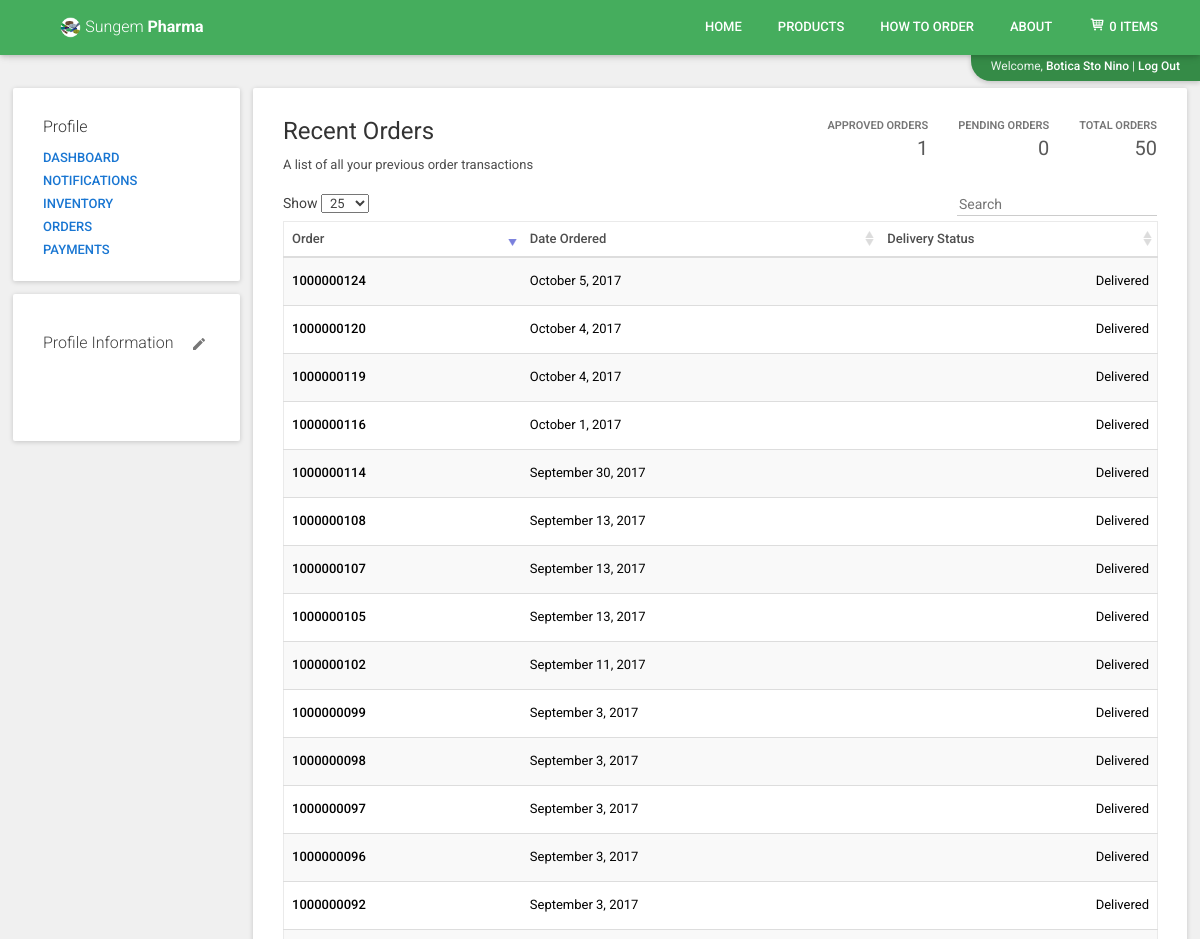
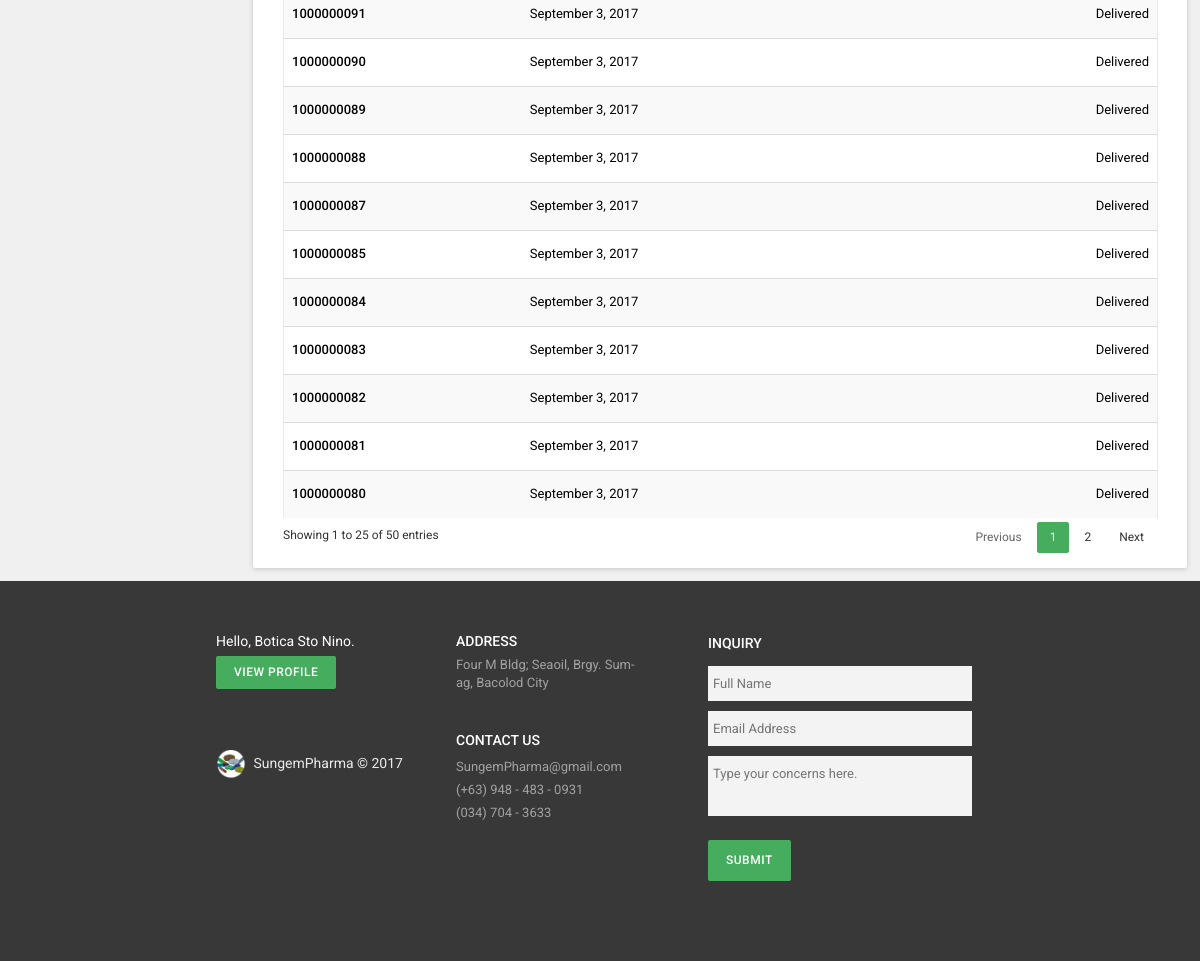
Page /index.php?mod=profile&view=history (signed in) on the committed database (2 pictures, top to bottom).
### tables this page shows
CREATE TABLE IF NOT EXISTS `tbl_order` (
  `order_id` int(10) unsigned NOT NULL AUTO_INCREMENT,
  `order_date` date NOT NULL DEFAULT '0000-00-00',
  `order_time` time NOT NULL DEFAULT '00:00:00',
  `total_amount` double(10,2) NOT NULL DEFAULT '0.00',
  `term_id` int(2) NOT NULL DEFAULT '0',
  `ordtype_id` int(2) NOT NULL DEFAULT '0',
  `client_id` int(4) NOT NULL DEFAULT '0',
  `date_modified` date NOT NULL DEFAULT '0000-00-00',
  `time_modified` time NOT NULL DEFAULT '00:00:00',
  `status` int(2) NOT NULL DEFAULT '0',
  `usr_id` int(4) NOT NULL DEFAULT '0',
  PRIMARY KEY (`order_id`),
  KEY `term_id` (`term_id`),
  KEY `ordtype_id` (`ordtype_id`),
  KEY `client_id` (`client_id`),
  KEY `usr_id` (`usr_id`)
);

### classes/class.users.php (called while the page is built, shortened)
<?php
class Users{
	public $db;
	public function __construct(){
		$this->db = new mysqli(DB_SERVER,DB_USERNAME,DB_PASSWORD,DB_DATABASE);
	}
	public function get_order_history($id){
		$sql = "SELECT * FROM tbl_order WHERE client_id = '$id' ORDER BY order_date DESC";
		$result = mysqli_query($this->db,$sql);
		while($row=mysqli_fetch_array($result)){
			$list[] = $row;
		}
		if(!empty($list)){
			return $list;
		}
	}
	public function get_pending_orders($id){
		$sql = "SELECT COUNT(order_id) AS total FROM tbl_order WHERE status = 0 AND client_id = '$id'";
		$result = mysqli_query($this->db,$sql);
		$row = mysqli_fetch_assoc($result);
		$value = $row['total'];
		return $value;
	}
	public function get_approved_orders($id){
		$sql = "SELECT COUNT(order_id) AS total FROM tbl_order WHERE status = 1 AND client_id = '$id'";
		$result = mysqli_query($this->db,$sql);
		$row = mysqli_fetch_assoc($result);
		$value = $row['total'];
		return $value;
	}
	public function get_total_orders($id){
		$sql = "SELECT COUNT(tbl_order.order_id) AS total FROM tbl_order WHERE client_id = '$id'";
		$result = mysqli_query($this->db,$sql);
		$row = mysqli_fetch_assoc($result);
		$value = $row['total'];
		return $value;
	}
	public function get_session(){
		if(isset($_SESSION['c_login']) && $_SESSION['c_login'] == true){
			return true;
		}
		else{
			return false;
		}
	}
	public function convert_delivery_status($id){
		$ostatus1 = "Approved";
		$ostatus3 = "Delivered";
		switch($id){
			case '1':
				$value = $ostatus1;
				break;
			case '3':
				$value = $ostatus3;
				break;
		}
		return $value;
	}
}

### classes/class.products.php (called while the page is built, shortened)
<?php
class Products{
	public $db;
	public function __construct(){
		$this->db = new mysqli(DB_SERVER,DB_USERNAME,DB_PASSWORD,DB_DATABASE);
	}
	public function count_cart($id){
		$sql = "SELECT COUNT(usr_id) AS cart_total FROM tbl_cart WHERE usr_id='$id'";
		$result = mysqli_query($this->db,$sql);
		$row = mysqli_fetch_assoc($result);
		$value = $row['cart_total'];
		return $value;
	}
}

### profile/history.php (the view, shortened to what this page needs)
<div class="card-wrapper profile-right-main-cont">
	<div class="card-style w-100">
    <div id="products-right-content">
    <div class="card-header">
			<ul style="width: 50%;">
				<li class="header-title"><h3 style="float: left;">Recent Orders</h3></li>
			</ul>
			<div class="profile-topright-details">
						<span class="material-label">Total Orders</span></br>
						<span class="balance-counter"><?php echo $user->get_total_orders($_SESSION['clientid']);?></span>
			</div>
      <div class="profile-topright-details">
						<span class="material-label">Pending Orders</span></br>
						<span class="balance-counter"><?php echo $user->get_pending_orders($_SESSION['clientid']);?></span>
      </div>
      <div class="profile-topright-details">
						<span class="material-label">Approved Orders</span></br>
						<span class="balance-counter"><?php echo $user->get_approved_orders($_SESSION['clientid']);?></span>
			</div>
			<h5 style="width: 35%; display: inline-block;margin-bottom: 20px; margin-top: 0;">A list of all your previous order transactions</h5>
		</div>
<table class="table table-striped table-hover font-roboto" id="table-history">
	<thead>
		<tr>
 			    <th class="table_one_title_profile">Order</th>
        	<th class="table_two_title_profile">Date Ordered</th>
        	<th class="table_three_title_profile">Delivery Status</th>
      	</tr>
	</thead>
	<tbody>
	<?php
	$list = $user->get_order_history($_SESSION['clientid']);
	if($list){
		foreach($list as $sli){?>
    	<tr id="<?php echo $sli['order_id'];?>" style="height: 48px;" class="product-link select-order" onclick="ohistory_show()">
       		<td class="table_one_cont_profile"><span style="font-weight: 500;"><?php echo $sli['order_id'];?></span></td>
       		<td class="table_two_cont_profile" ><?php $date = new DateTime($sli['order_date']); echo $date->format('F j, Y');?></td>
           <td class="ta-right table_three_cont_profile"><?php echo $user->convert_delivery_status($sli['status']);?></td>
        </tr>
    <?php
    	}
	}
    ?>
	</tbody>
</table>
    </div>
  </div>
</div>

### index.php (shortened to what this page needs)
<?php
include 'classes/class.users.php';
include 'classes/class.products.php';
$user = new Users();
$product = new Products();
$module = (isset($_GET['mod']) && $_GET['mod'] != '') ? $_GET['mod'] : '';
?>
<!DOCTYPE html>
<html>
<head>
<link rel="stylesheet" type="text/css" href="css/stylesheet.css">
<link rel="stylesheet" type="text/css" href="css/responsive.css" media="screen and (max-width: 1260px)">
<link href="css/jquery.dataTables.css" rel="stylesheet">
<link href="css/bootstrap.min.css" rel="stylesheet">
</head>
<body class="background-material">
<div id="main-container">
<div id="Splash-pic">
<div id="hidden"><ul>
<li><a class="logo" href="index.php"><img src="img/sungem-logo.png" height="21px"/>&nbsp;Sungem <strong>Pharma</strong></a></li>
<li><button id="burgers">&#9776;</button></li>
</ul></div>
<div id="navi">
<ul>
<li><a class="logo" href="index.php"><img src="img/sungem-logo.png" height="21px"/> Sungem <strong>Pharma</strong></a></li>
<?php
if($user->get_session()){?>
<li id="cart-item-counter"><a class="cart-icon" href="index.php?mod=viewcart"><?php echo file_get_contents("img/shopping-cart.svg");?> <?php echo $product->count_cart($_SESSION['c_userid']);?> items</a></li>
<?php
}
?>
<li><a href="index.php?mod=about">About</a></li>
<li><a href="index.php?mod=ordering">How to Order</a></li>
<li><a href="index.php?mod=products&cat=all">Products</a></li>
<li><a href="index.php">Home</a></li>
</ul>
<h5>Welcome, <?php if($user->get_session()){?><a href="index.php?mod=profile"><?php echo $_SESSION['c_userfullname'];?></a> | <a href="logout.php">Log Out</a><?php }else{?>Guest | <a href="index.php?mod=login">Login</a><?php }?></a></h5>
</div>
<div id="main">
  <?php
  switch($module){
  case 'profile':
    if($user->get_session()){
      require_once 'profile/index.php';
    }else{
      header('location: index.php');
    }
    break;
  }
  ?>
</div>
<div class="footer">
  <div class="footer-content">
    <div id="footer-content-main-left">
    <?php
      if(!$user->get_session()){
    ?>
      <div id="footer-not-aclient-yet">Not a client of Sungem yet?</div>
        <a href="index.php?mod=register" class="material-button-main">Sign up now</a>
        <?php
        }else{
        ?>
        <div id="footer-not-aclient-yet">Hello,  <?php echo $_SESSION['c_userfullname'];?>.</div>
          <a href="index.php?mod=profile" class="material-button-main">View  Profile</a>
          <?php
          }
          ?>
          <div id="name-title-footer" class="logo"><img src="img/sungem-logo.png" height="30px"/>&nbsp; SungemPharma © 2017</div>
    </div>
    <div id="footer-content-main-mid">
      <div id="footer-address-title">Address</div>
            <div id="footer-address">Four M Bldg; Seaoil, Brgy. Sum-ag, Bacolod City</div>
            <div id="footer-contact">Contact us</div>
            <div id="contact-content-footer">
                SungemPharma@gmail.com</br>
              (+63) 948 - 483 - 0931</br>
              (034) 704 - 3633</br>
            </div>
    </div>
    <div id="footer-content-main-right">
        <div id="footer-address-title">Inquiry</div>
        <form name="form1" id="inquiry" method="POST" action="inquiry_submission.php">
          <input type="text" placeholder="Full Name" class="w-100 inquiry-input" autocomplete="off" id="FullName" name="txt_fullname" required/>
          <input type="text" placeholder="Email Address" class="w-100 inquiry-input" autocomplete="off" id="Email" name="txt_email" required/>
          <textarea name="txt_comment" placeholder="Type your concerns here." class="w-100 inquiry-input-textarea" required></textarea>
          <button type="submit" class="material-button-main" id="val">SUBMIT</button>
        </form>
  </div>
  </div>
  </div>
  </div>
</div>
</body>
</html>

### profile/index.php (shortened to what this page needs)
<div class="card-wrapper-sub profile-left-main-cont">
<div class="w-100">
	<div class="card-style w-100">
		<div id="products-side-navi">
			<h2>Profile</h2>
			<ul>
			<li class="dashboard-butt"><a href="index.php?mod=profile&view=dashboard">Dashboard</a></li>
			<li class="dashboard-butt"><a id="notif-counter" href="index.php?mod=profile&view=notifications">Notifications <?php
				?></a></li>
			<li class="dashboard-butt"><a href="index.php?mod=profile&view=sli">Inventory</a></li>
			<li class="dashboard-butt"><a href="index.php?mod=profile&view=history">Orders</a></li>
			<li class="dashboard-butt"><a href="index.php?mod=profile&view=paylist">Payments</a></li>
			</ul>
		</div>
	</div>
</div>
<div style="margin-top: 13px;" class="w-100">
	<div class="card-style w-100">
		<h2 class="material-header-small w-90" style="display: inline-block;">Profile Information</h2><img onclick="div_show_edit_profile()" class="profile-icon" src="img/edit.svg">
		<div id="profile-info" style="text-align: center;">
		<svg id="loading-screen" style="margin-bottom: 20px;" class="spinner" width="30px" height="30px" viewBox="0 0 66 66" xmlns="http://www.w3.org/2000/svg">
  	<circle class="path" fill="none" stroke-width="6" stroke-linecap="round" cx="33" cy="33" r="30"></circle>
  </svg>
		</div>
	</div>
</div>
</div>
		<?php
		$view = (isset($_GET['view']) && $_GET['view'] != '') ? $_GET['view'] : '';
		switch($view){
			case 'history':
				require_once 'profile/history.php';
				break;
			}?>

### css/responsive.css (style rules this page uses)
#navi ul { margin-top: 0; position: fixed; top: 0; }

### rows in the picture
tbl_order: order_id "1000000124", order_date "October 5, 2017", status "Delivered"
tbl_order: order_id "1000000120", order_date "October 4, 2017", status "Delivered"
tbl_order: order_id "1000000119", order_date "October 4, 2017", status "Delivered"
tbl_order: order_id "1000000116", order_date "October 1, 2017", status "Delivered"
tbl_order: order_id "1000000114", order_date "September 30, 2017", status "Delivered"
tbl_order: order_id "1000000108", order_date "September 13, 2017", status "Delivered"
tbl_order: order_id "1000000107", order_date "September 13, 2017", status "Delivered"
tbl_order: order_id "1000000105", order_date "September 13, 2017", status "Delivered"
tbl_order: order_id "1000000102", order_date "September 11, 2017", status "Delivered"
tbl_order: order_id "1000000081", order_date "September 3, 2017", status "Delivered"
tbl_order: order_id "1000000082", order_date "September 3, 2017", status "Delivered"
tbl_order: order_id "1000000083", order_date "September 3, 2017", status "Delivered"
tbl_order: order_id "1000000084", order_date "September 3, 2017", status "Delivered"
tbl_order: order_id "1000000085", order_date "September 3, 2017", status "Delivered"
tbl_order: order_id "1000000087", order_date "September 3, 2017", status "Delivered"
tbl_order: order_id "1000000088", order_date "September 3, 2017", status "Delivered"
tbl_order: order_id "1000000089", order_date "September 3, 2017", status "Delivered"
tbl_order: order_id "1000000090", order_date "September 3, 2017", status "Delivered"
tbl_order: order_id "1000000091", order_date "September 3, 2017", status "Delivered"
tbl_order: order_id "1000000092", order_date "September 3, 2017", status "Delivered"
tbl_order: order_id "1000000096", order_date "September 3, 2017", status "Delivered"
tbl_order: order_id "1000000097", order_date "September 3, 2017", status "Delivered"
tbl_order: order_id "1000000098", order_date "September 3, 2017", status "Delivered"
tbl_order: order_id "1000000099", order_date "September 3, 2017", status "Delivered"
tbl_order: order_id "1000000080", order_date "September 3, 2017", status "Delivered"

### other values in the picture
$product->count_cart($_SESSION['c_userid']) "0"
$_SESSION['c_userfullname'] "Botica Sto Nino"
$user->get_total_orders($_SESSION['clientid']) "50"
$user->get_pending_orders($_SESSION['clientid']) "0"
$user->get_approved_orders($_SESSION['clientid']) "1"
